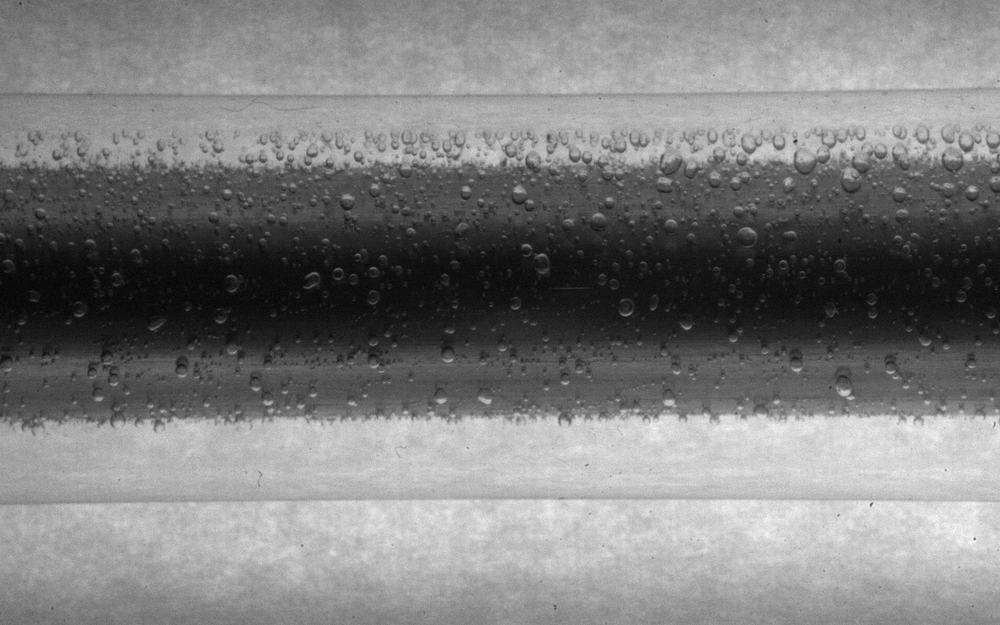
#> input picture representation_images/Measurement0081.png, 1000 x 625 px, shrunk from 1280 x 800 before the run
$ python 'curvature_analysis (obsolete).py'
#> lines starting #> are read from the running program, lines starting #| are printed output that depends on the picture; after the words box and inside, x2 and y2 are one past the last pixel; in counts of white or black regions, pixels touching at a corner belong together
from tkinter import Tk
from tkinter.filedialog import askopenfilename
import cv2
import numpy as np
import math
from scipy.signal import convolve2d
import matplotlib.pyplot as plt
from scipy.ndimage import gaussian_filter1d

def high_distance_points(p1, p2, t):
    manhattan = 0
    for i, j in zip(p1, p2):
        manhattan += abs(i - j)

    if manhattan > t:
        return True

    return False

def fit_parabola(height):
        sigma = 2.0  # Standard deviation for Gaussian kernel
        smooth_col = gaussian_filter1d(height, sigma)
        x_val = np.asarray(range(len(height)))

        mean = np.mean(smooth_col)
        std = np.std(smooth_col)

        # Define the range to filter out extreme values (within two standard deviations from the mean)
        lower_bound = mean - 2 * std
        upper_bound = mean + 2 * std

        mask = (smooth_col >= lower_bound) & (smooth_col <= upper_bound)
        x_filtered = x_val[mask]
        smooth_col_filtered = smooth_col[mask]

        coefficients = np.polyfit(x_filtered, smooth_col_filtered, 2)
        polynomial = np.poly1d(coefficients)
        y_values = polynomial(x_val)

        return y_values, coefficients

# Create a Tkinter root window (it won't be shown)
root = Tk()
root.withdraw()  # Hide the Tkinter root window

# Open file dialog to select an image file
file_path = askopenfilename(filetypes=[("Image files", "*.jpg;*.jpeg;*.png;*.bmp;*.tiff")])
#> the answer given: ../representation_images/Measurement0081.png

if file_path:
    # Read the image using OpenCV
    image1 = cv2.imread(file_path, cv2.IMREAD_GRAYSCALE)
#> image1 is the input picture: shape (625, 1000); min 2, max 249, mean 125.3

    ret, thresh1 = cv2.threshold(image1, 127, 255, cv2.THRESH_BINARY)
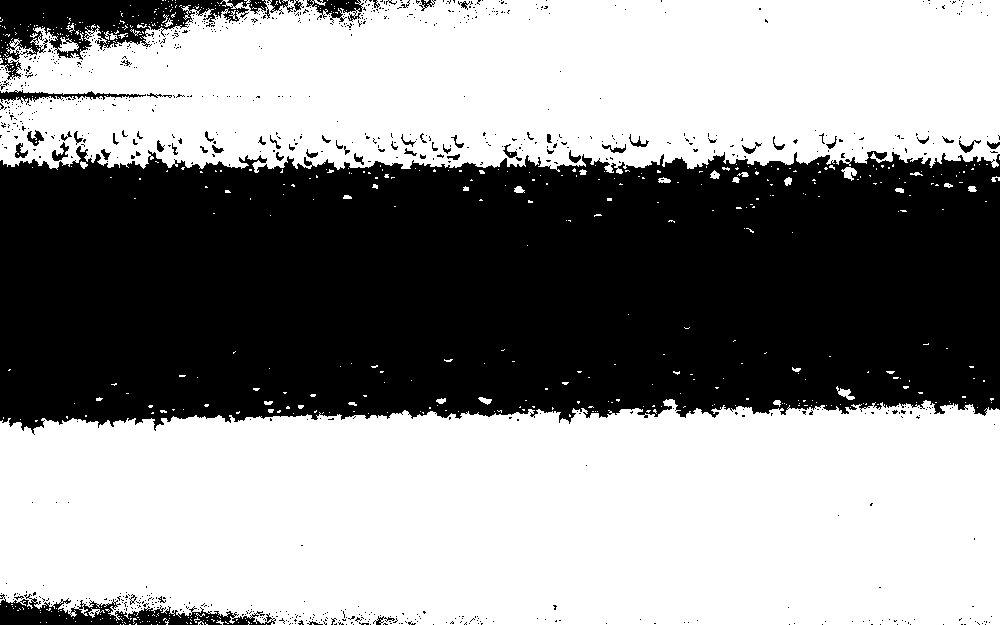
#> thresh1: shape (625, 1000); 57.2% white; 874 black regions (812 under 20 px), largest, box (x1, y1, x2, y2) and area: (0, 146, 1000, 435) 248718, (0, 0, 270, 80) 8391, (0, 594, 276, 625) 3806

    blurred = cv2.GaussianBlur(image1, (3, 3), sigmaX=0, sigmaY=0)
    can = cv2.Canny(blurred, threshold1=40, threshold2=80)
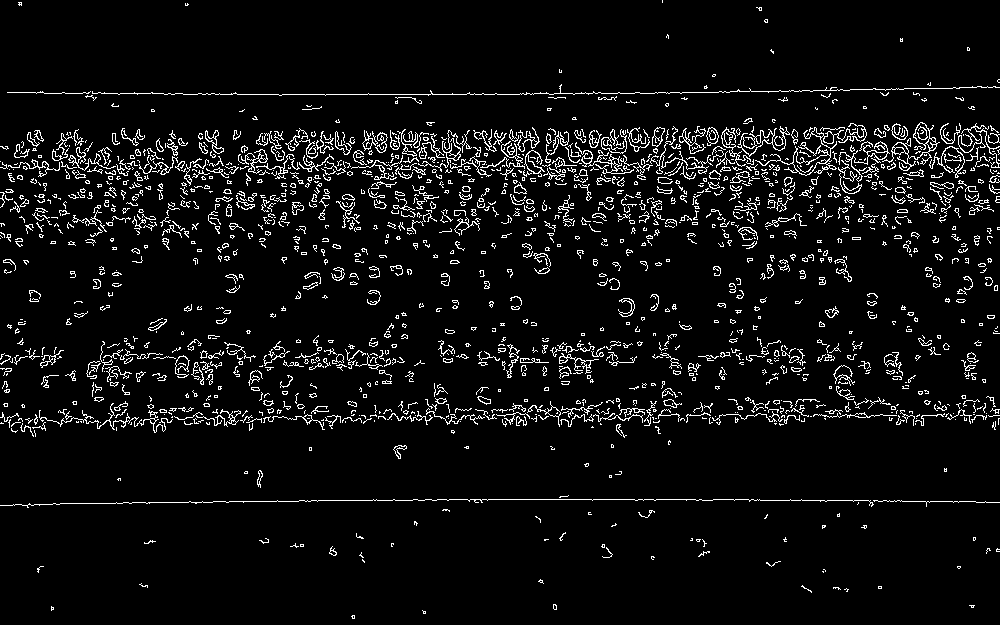
#> can: shape (625, 1000); 5.9% white in thin lines or dots

    cv2.imshow("canny", can)
    cv2.imshow("i", image1)
    #cv2.waitKey()

    #lines = cv2.HoughLinesP(can, rho=1, theta=np.pi/180, threshold=50, minLineLength=50, maxLineGap=10)

    contours, _ = cv2.findContours(can, cv2.RETR_TREE, cv2.CHAIN_APPROX_SIMPLE)
#> contours = 2211 contours, 1949 with area under 20; largest, box (x1, y1, x2, y2) and area: (755, 123, 867, 176) 645, (882, 122, 940, 171) 542, (792, 151, 831, 176) 341, (737, 126, 790, 157) 330, (913, 122, 930, 145) 232

    contour_lengths = [(cv2.arcLength(contour, False), contour) for contour in contours]
#> contour_lengths = 2211 items
    sc = sorted(contour_lengths, key=lambda x: x[0], reverse=True)
#> sc = 2211 items

    # Draw the two longest contours on the original image
    """ if len(sorted_contours) > 0:
        for i in range(len(sorted_contours)):
            if (cv2.arcLength(sorted_contours[i][1], False) > 20):
                cv2.drawContours(image1, [sorted_contours[i][1]], -1, (0, 255, 0), 2) """

    empty = np.zeros_like(image1)
    image1 = cv2.cvtColor(image1, cv2.COLOR_GRAY2RGB)

    sorted_contours = []
    for i in range(len(sc)):
        current_contour = sc[i][1]
        if cv2.contourArea(current_contour) *3 < cv2.arcLength(current_contour, True):
            sorted_contours.append(sc[i])
            cv2.drawContours(empty, [current_contour], -1, (255, 255, 255), 1)
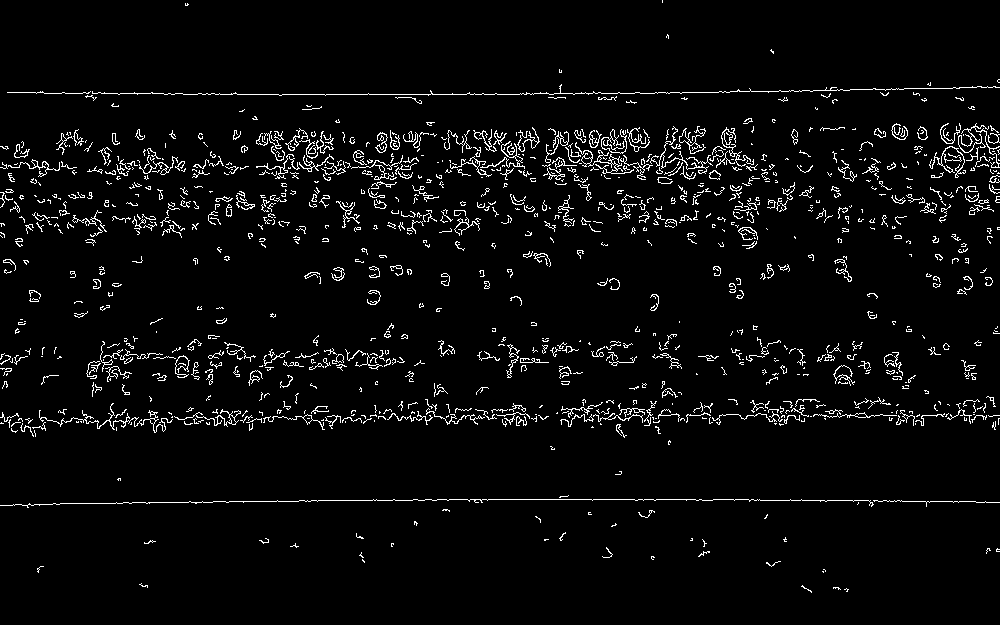
#> empty: shape (625, 1000); 4% white in thin lines or dots
#> after the loop, sorted_contours = 1062 items

    cv2.imshow("ety", empty)
    cv2.waitKey()

    end_points = []
    for i in range(len(sorted_contours)):
        current_contour = sorted_contours[i][1]
        eps = [(np.inf,np.inf), (0,0)]
        for point in current_contour:
            if point[0][0] < eps[0][0]:
                eps[0] = list(point[0])

            if point[0][0] > eps[1][0]:
                eps[1] = list(point[0])

        end_points.append(eps)
#> after the loop, end_points = 1062 items

    print(list(zip(*end_points))[0])
#> (printed output is left out)
    print(list(zip(*end_points))[1])
    for i, p1 in enumerate(list(zip(*end_points))[0]):
        print(f"\r", i, len(end_points), end="")
        min_distance = float('inf')
        closest_point = None
        cpt_index = 0
        for j, p2 in enumerate(list(zip(*end_points))[1]):
            distance = np.linalg.norm(np.asarray(p1) - np.asarray(p2))
            if distance < min_distance:
                min_distance = distance
                closest_point = p2
                cpt_index = j

        cpy = np.copy(image1)
        if (min_distance < 20):
            cv2.drawContours(cpy, [sorted_contours[i][1], sorted_contours[cpt_index][1]], -1, (0, 255, 0), 2)
            cv2.circle(cpy, closest_point, 3, (0,0,255), -1)
            cv2.circle(cpy, p1, 3, (255,0,0), -1)
            cv2.line(empty, closest_point, p1, (255,255,255), 1)

        """ cv2.imshow("image", cpy)
        cv2.waitKey() """
#> this loop made 1062 passes
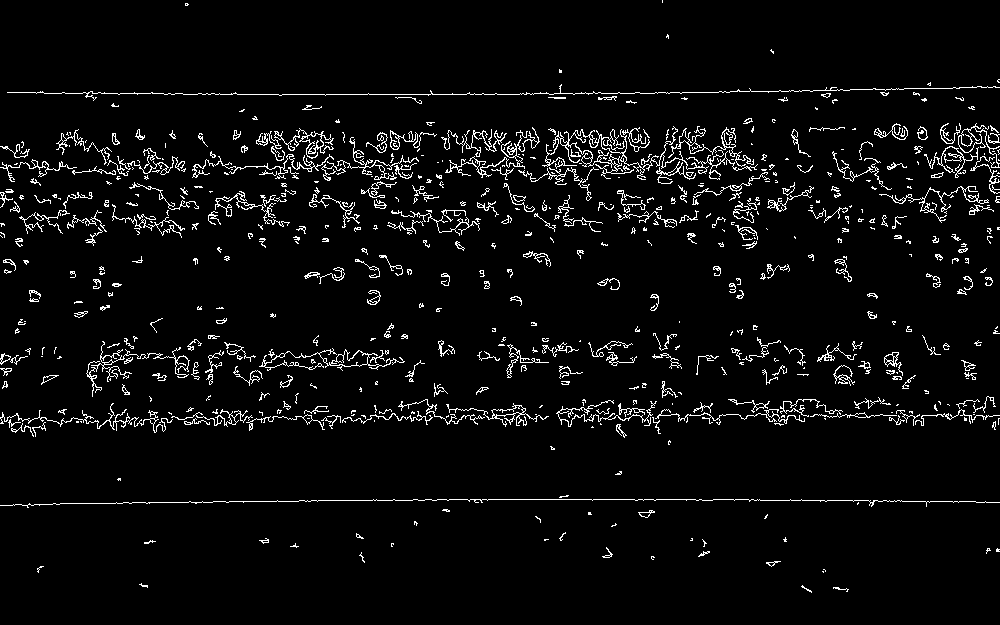
#> empty: shape (625, 1000); 4.5% white in thin lines or dots

    cv2.imshow("canny", empty)
    cv2.waitKey()
    contours, _ = cv2.findContours(empty, cv2.RETR_TREE, cv2.CHAIN_APPROX_SIMPLE)
#> contours = 1121 contours, 953 with area under 20; largest, box (x1, y1, x2, y2) and area: (259, 348, 405, 371) 489, (542, 126, 758, 180) 468, (330, 350, 369, 367) 349, (924, 146, 979, 178) 251, (446, 403, 549, 427) 243

    contour_lengths = [(cv2.arcLength(contour, False), contour) for contour in contours]
#> contour_lengths = 1121 items
    sorted_contours = sorted(contour_lengths, key=lambda x: x[0], reverse=True)
#> sorted_contours = 1121 items

    process_image = np.zeros_like(empty)

    if len(sorted_contours) > 0:
        for i in range(min(2, len(sorted_contours))):
            cv2.drawContours(process_image, [sorted_contours[i][1]], -1, (255, 255, 255), 1)
#> this loop made 2 passes
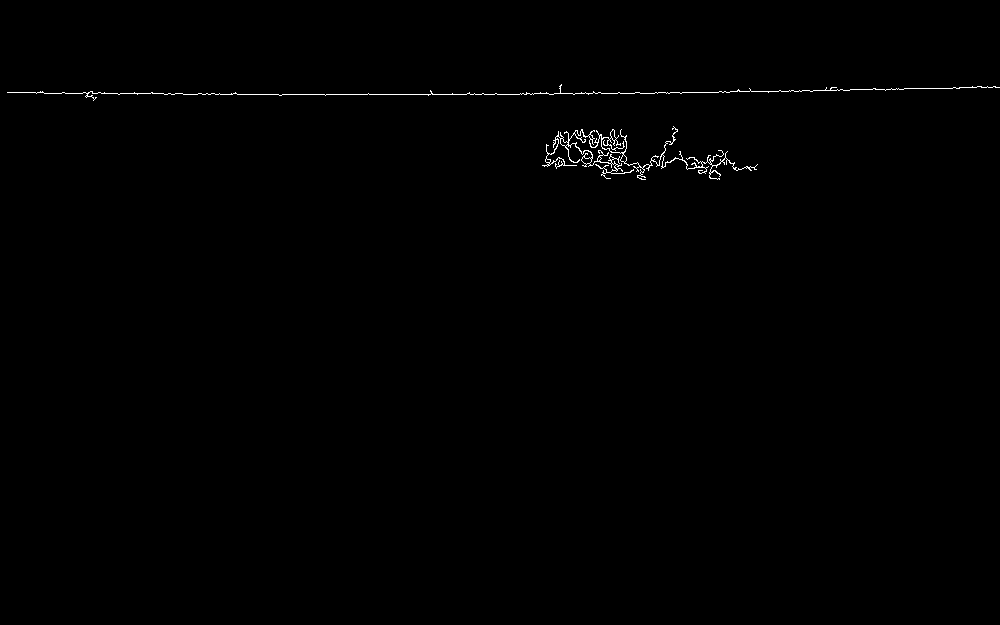
#> process_image: shape (625, 1000); 0.4% white in thin lines or dots, all inside (x1, y1, x2, y2) = (7, 84, 1000, 180)

    cv2.imshow("process", process_image)

    top_height = []
    bottom_height = []

    for col in range(process_image.shape[1]):
        top_c = 0
        bottom_c = 0
        for row in range(process_image.shape[0]):
            if process_image[row, col] == 0:
                top_c += 1
            elif process_image[row, col] == 255:
                break
        for row in reversed(range(process_image.shape[0])):
            if process_image[row, col] == 0:
                bottom_c += 1
            elif process_image[row, col] == 255:
                break

        cc = process_image.shape[0] - top_c - bottom_c
        top_height.append(top_c)
        bottom_height.append(process_image.shape[0] - bottom_c)

    y_top, coef_top = fit_parabola(top_height)
#> coef_top = [-1.55e-05, 0.00943, 92.13]
    y_bottom, coef_bottom = fit_parabola(bottom_height)
#> coef_bottom = [-0.000158, 0.178, 69.69]

    plt.gca().invert_yaxis()
    plt.plot(top_height, color="blue")
    plt.plot(y_top, color="red")
    plt.plot(bottom_height, color="blue")
    plt.plot(y_bottom, color="red")
    plt.draw()

    for i in range(len(y_top)):
        image1[int(y_top[i]), i] = (0, 255, 0)
        image1[int(y_bottom[i]), i] = (0, 255, 0)
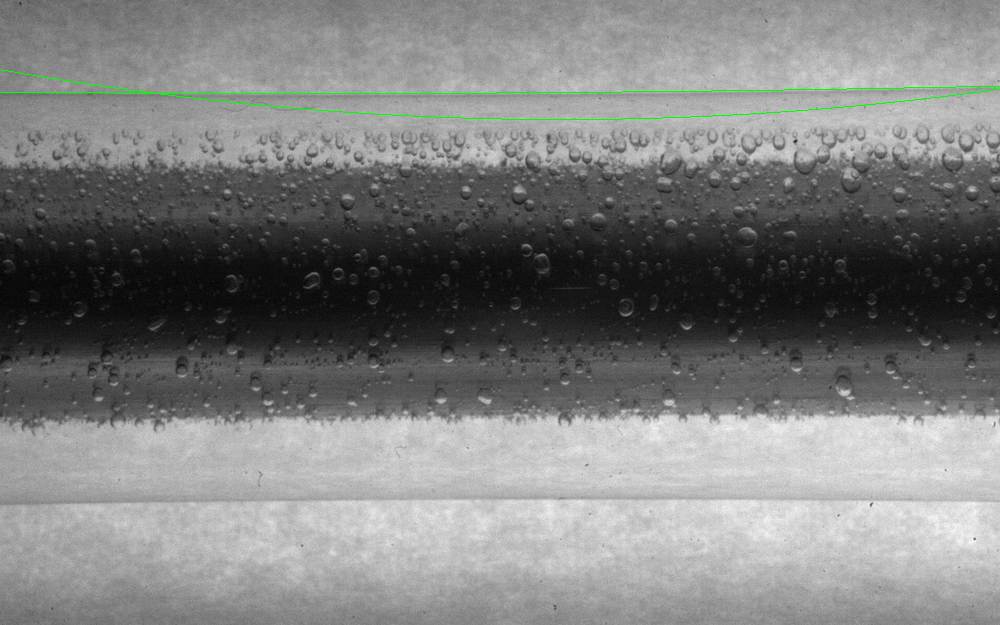
#> image1: shape (625, 1000, 3); 0.32% of pixels changed, all inside (x1, y1, x2, y2) = (0, 69, 1000, 120)

    cv2.imshow('parabolas', image1)

    cv2.waitKey()
    plt.show()
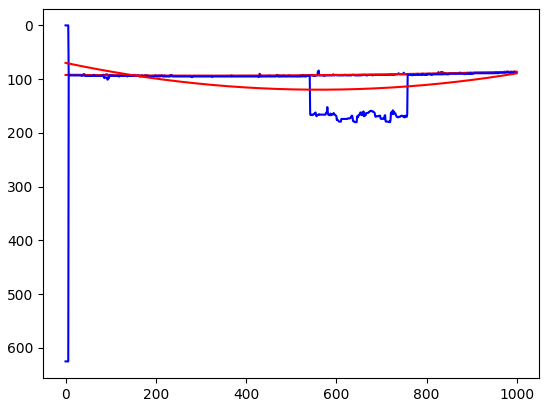
#> figure drawn by matplotlib, 1 panel; curve peaks at x = 0, y = 625; curve peaks at x = 304, y = 93.57; curve peaks at x = 641, y = 180
